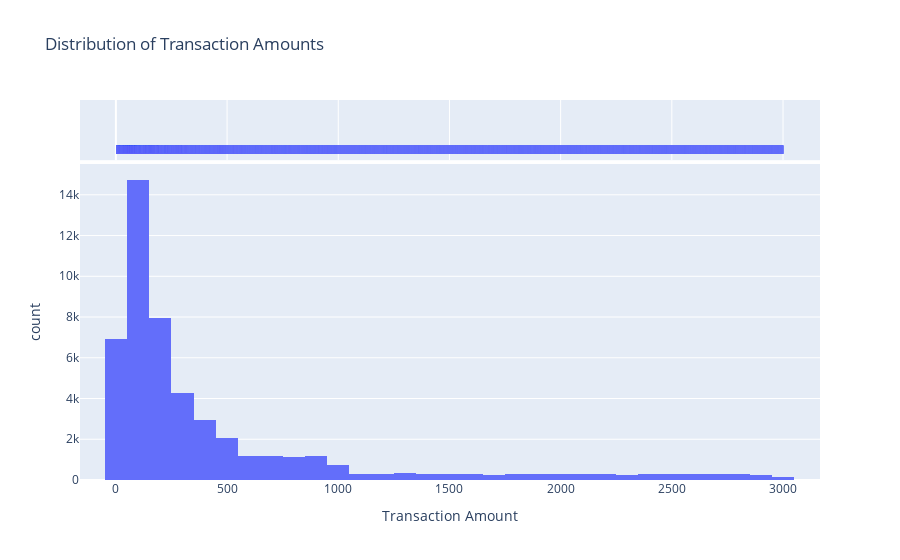

The code cell stored with this chart in its notebook:
### Code cell
# Create a histogram with KDE for Transaction Amounts
fig = px.histogram(customer_transactions, x='Transaction Amount', nbins=30, marginal='rug', 
    title='Distribution of Transaction Amounts', labels={'Transaction Amount': 'Transaction Amount'})

# Show the plot
fig.show()

### Figure 1 — Plotly figure (JSON) as saved in the notebook; plotly's stock layout.template omitted (floating-point values rounded to 4 significant figures; data arrays with more than 128 entries replaced by an {"elided": "..."} marker saying what was removed)
{"data": [{"alignmentgroup": "True", "bingroup": "x", "hovertemplate": "Transaction Amount=%{x}<br>count=%{y}<extra></extra>", "legendgroup": "", "marker": {"color": "#636efa", "pattern": {"shape": ""}}, "name": "", "nbinsx": 30, "offsetgroup": "", "orientation": "v", "showlegend": false, "type": "histogram", "x": {"elided": "50000 float values"}, "xaxis": "x", "yaxis": "y"}, {"alignmentgroup": "True", "boxpoints": "all", "fillcolor": "rgba(255,255,255,0)", "hoveron": "points", "hovertemplate": "Transaction Amount=%{x}<extra></extra>", "jitter": 0, "legendgroup": "", "line": {"color": "rgba(255,255,255,0)"}, "marker": {"color": "#636efa", "symbol": "line-ns-open"}, "name": "", "offsetgroup": "", "showlegend": false, "type": "box", "x": {"elided": "50000 float values"}, "xaxis": "x2", "yaxis": "y2"}], "layout": {"barmode": "relative", "legend": {"tracegroupgap": 0}, "title": {"text": "Distribution of Transaction Amounts"}, "xaxis": {"anchor": "y", "domain": [0, 1], "title": {"text": "Transaction Amount"}}, "xaxis2": {"anchor": "y2", "domain": [0, 1], "matches": "x", "showgrid": true, "showticklabels": false}, "yaxis": {"anchor": "x", "domain": [0, 0.8316], "title": {"text": "count"}}, "yaxis2": {"anchor": "x2", "domain": [0.8416, 1], "matches": "y2", "showgrid": false, "showline": false, "showticklabels": false, "ticks": ""}}}
